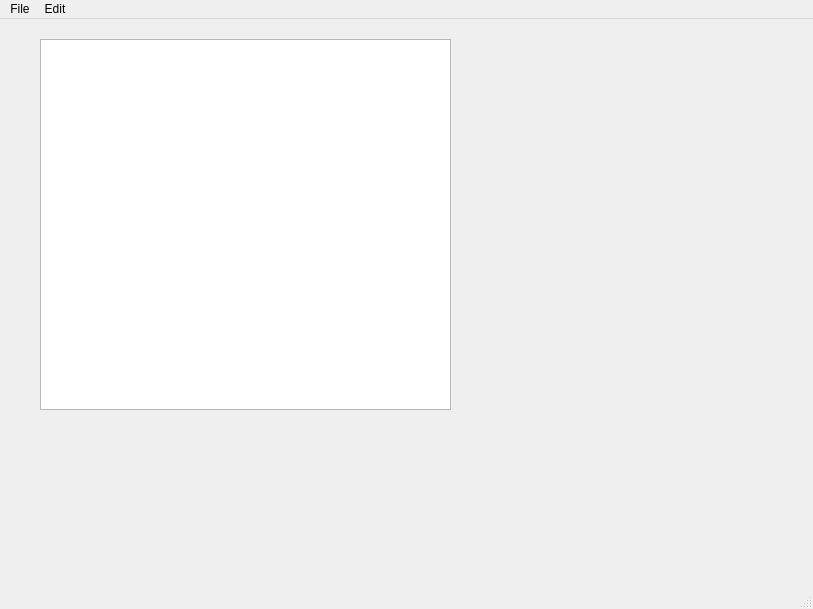
<?xml version="1.0" encoding="UTF-8"?>
<ui version="4.0">
 <class>MainWindow</class>
 <widget class="QMainWindow" name="MainWindow">
  <property name="geometry">
   <rect>
    <x>0</x>
    <y>0</y>
    <width>813</width>
    <height>609</height>
   </rect>
  </property>
  <property name="windowTitle">
   <string>Finance Manager</string>
  </property>
  <widget class="QWidget" name="centralwidget">
   <widget class="QListWidget" name="listWidget">
    <property name="geometry">
     <rect>
      <x>40</x>
      <y>20</y>
      <width>411</width>
      <height>371</height>
     </rect>
    </property>
   </widget>
  </widget>
  <widget class="QMenuBar" name="menubar">
   <property name="geometry">
    <rect>
     <x>0</x>
     <y>0</y>
     <width>813</width>
     <height>22</height>
    </rect>
   </property>
   <widget class="QMenu" name="menuFile">
    <property name="title">
     <string>File</string>
    </property>
    <addaction name="actionNew"/>
    <addaction name="actionLoad"/>
    <addaction name="actionSave"/>
    <addaction name="actionSave_as"/>
   </widget>
   <widget class="QMenu" name="menuEdit">
    <property name="title">
     <string>Edit</string>
    </property>
    <addaction name="actionOptions"/>
   </widget>
   <addaction name="menuFile"/>
   <addaction name="menuEdit"/>
  </widget>
  <widget class="QStatusBar" name="statusbar"/>
  <action name="actionNew">
   <property name="text">
    <string>New</string>
   </property>
  </action>
  <action name="actionLoad">
   <property name="text">
    <string>Load</string>
   </property>
  </action>
  <action name="actionSave">
   <property name="text">
    <string>Save</string>
   </property>
  </action>
  <action name="actionSave_as">
   <property name="text">
    <string>Save as</string>
   </property>
  </action>
  <action name="actionOptions">
   <property name="text">
    <string>Options</string>
   </property>
  </action>
 </widget>
 <resources/>
 <connections/>
</ui>
